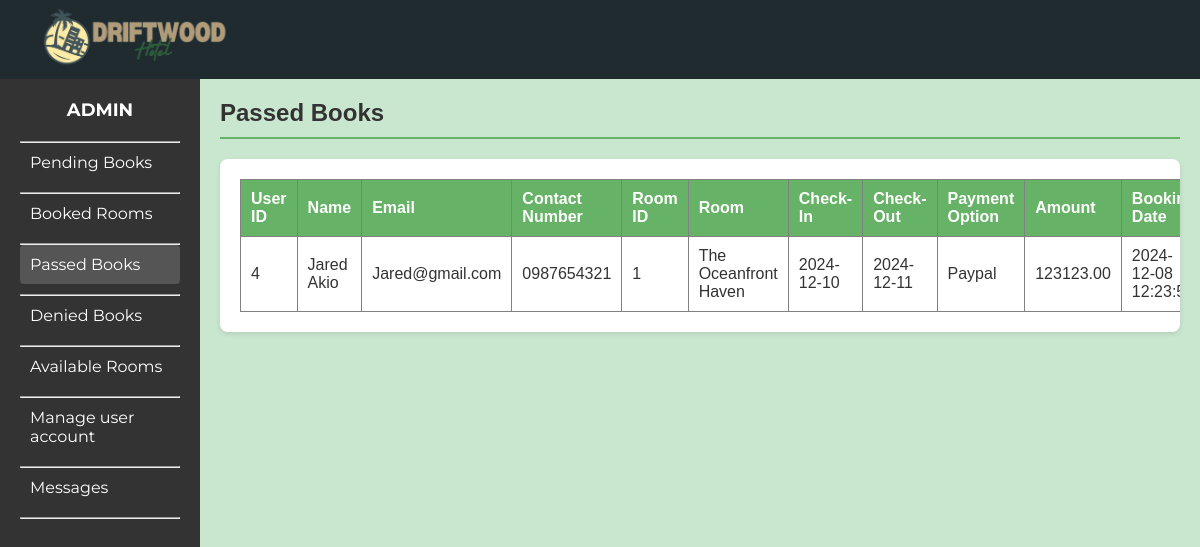
The page /adminpages/pass_books.php on the database its author committed.
### tables this page shows
CREATE TABLE `pass_books` (
  `id` int(11) NOT NULL,
  `user_id` int(11) DEFAULT NULL,
  `full_name` varchar(255) NOT NULL,
  `email` varchar(255) NOT NULL,
  `contact_number` varchar(15) NOT NULL,
  `room_id` int(11) DEFAULT NULL,
  `room` varchar(50) NOT NULL,
  `check_in` date NOT NULL,
  `check_out` date NOT NULL,
  `payment_option` varchar(50) DEFAULT NULL,
  `amount` decimal(10,2) NOT NULL,
  `created_at` timestamp NOT NULL DEFAULT current_timestamp(),
  `approved_at` timestamp NOT NULL DEFAULT current_timestamp() ON UPDATE current_timestamp(),
  `checked_out_at` timestamp NULL DEFAULT NULL,
  `cancelled_at` timestamp NULL DEFAULT NULL
);

### adminpages/db_admin_passed.php (called while the page is built, shortened)
<?php
$conn = new mysqli("localhost", "root", "", "driftwoodhotel");
$sql = "SELECT * FROM pass_books";
$result = $conn->query($sql);
$pass_books = $result->fetch_all(MYSQLI_ASSOC);
?>

### adminpages/pass_books.php (the view, shortened to what this page needs)
<?php
require 'db_admin_passed.php';
?>
<!DOCTYPE html>
<html lang="en">
<head>
    <link rel="stylesheet" href="../css/admindesign.css">
    <link rel="stylesheet" href="../Room-desc.css">
</head>
<body>
<header class="main-header">
    <div class="logo"><img src="../Drifcombieng.png" id="logopic"></div>
</header>
<div class="dashboard">
    <aside class="sidebar">
        <div class="admin-title">ADMIN</div>
        <nav class="menu">
                <hr>
                <a href="../adminpage.php" class="menu-item">Pending Books</a>
                <hr>
                <a href="roombooking.php" class="menu-item">Booked Rooms</a>
                <hr>
                <a href="pass_books.php" class="menu-item active">Passed Books</a>
                <hr>
                <a href="roombooking_denied.php" class="menu-item">Denied Books</a>
                <hr>
                <a href="room_availability.php" class="menu-item">Available Rooms</a>
                <hr>
                <a href="manageuser.php" class="menu-item">Manage user account</a>
                <hr>
                <a href="messages.php" class="menu-item">Messages</a>
                <hr>
            </nav>
    </aside>
    <div class="content">
        <div class="content-header">
            <h2>Passed Books</h2><span class="inactive"></span>
        </div>
        <div class="table-container">
            <table border="1">
                <thead>
                    <tr>
                            <th>User ID</th>
                            <th>Name</th>
                            <th>Email</th>
                            <th>Contact Number</th>
                            <th>Room ID</th>
                            <th>Room</th>
                            <th>Check-In</th>
                            <th>Check-Out</th>
                            <th>Payment Option</th>
                            <th>Amount</th>
                            <th>Booking Date</th>
                    </tr>
                </thead>
                <tbody>
                        <?php if (!empty($pass_books)): ?>
                            <?php foreach ($pass_books as $row): ?>
                                <tr>
                                    <td><?php echo $row['user_id']; ?></td>
                                    <td><?php echo $row['full_name']; ?></td>
                                    <td><?php echo $row['email']; ?></td>
                                    <td><?php echo $row['contact_number']; ?></td>
                                    <td><?php echo $row['room_id']; ?></td>
                                    <td><?php echo $row['room']; ?></td>
                                    <td><?php echo $row['check_in']; ?></td>
                                    <td><?php echo $row['check_out']; ?></td>
                                    <td><?php echo $row['payment_option']; ?></td>
                                    <td><?php echo $row['amount']; ?></td>
                                    <td><?php echo $row['created_at']; ?></td>
                                </tr>
                            <?php endforeach; ?>
                        <?php else: ?>
                            <tr>
                                <td colspan="9">No bookings available.</td>
                            </tr>
                        <?php endif; ?>
                    </tbody>
            </table>
        </div>
    </div>
</div>
</body>
</html>

### css/admindesign.css (style rules this page uses)
*, *::before, *::after { margin: 0; padding: 0; box-sizing: border-box; }
:root { --bg-60-: #202B30; --bg-30-: #384B54; --bg-10-: #FFFFFF; --bg-sub-: whitesmoke; --bg-btn-: #68D2B7; --font-fam-poppins-: "Poppins", sans-serif; --font-fam-montserrat-: "Montserrat", sans-serif; }
html { scroll-behavior: smooth; }
body { margin: 0; font-family: Arial, sans-serif; background-color: #e6f3e6; overflow-x: hidden; }
.main-header { display: flex; align-items: center; padding: 10px; background-color: #66b266; }
.main-header .logo img { height: 50px; }
.dashboard { display: flex; height: 100vh; overflow-x: hidden; }
.admin-title { text-align: center; font-family: 'Montserrat'; }
.sidebar { width: 200px; background-color: #333; color: white; height: 100vh; padding: 20px; box-sizing: border-box; }
.sidebar .admin-title { font-size: 18px; font-weight: bold; margin-bottom: 20px; }
.sidebar .menu .menu-item { display: block; color: white; text-decoration: none; padding: 10px; margin-bottom: 10px; border-radius: 4px; font-family: 'Montserrat'; }
.sidebar .menu .menu-item:hover, .sidebar .menu .menu-item.active { background-color: #555; }
.content { flex: 1; padding: 20px; box-sizing: border-box; background-color: #C9E6CF; overflow-x: auto; }
.content-header { display: flex; justify-content: space-between; align-items: center; border-bottom: 2px solid #66b266; padding-bottom: 10px; margin-bottom: 20px; }
.content-header h2 { color: #333; margin: 0; }
.table-container { background-color: white; padding: 20px; border-radius: 8px; box-shadow: 0 2px 5px rgba(0, 0, 0, 0.1); overflow-x: auto; }
table { width: 100%; border-collapse: collapse; table-layout: auto; }
thead th { background-color: #66b266; color: white; padding: 10px; text-align: left; }
tbody td { padding: 10px; border-bottom: 1px solid #ddd; word-wrap: break-word; }
tbody tr:last-child td { border-bottom: none; }

### Room-desc.css (style rules this page uses)
*, *::before, *::after { margin: 0; padding: 0; box-sizing: border-box; }
:root { --bg-60-: #202B30; --bg-30-: #384B54; --bg-10-: #FFFFFF; --bg-sub-: whitesmoke; --bg-btn-: #68D2B7; --font-fam-poppins-: "Poppins", sans-serif; --font-fam-montserrat-: "Montserrat", sans-serif; }
html { scroll-behavior: smooth; }
body { background-color: #ACB9B6; color: #333; }
.main-header { width: 100%; height: 79px; background: #202b30; display: flex; justify-content: space-between; align-items: center; padding: 0 40px; box-sizing: border-box; }
#logopic { width: 12em; height: auto; }
a { color: inherit; text-decoration: none; }
header { font-family: var(--font-fam-montserrat-); background-color: var(--bg-60-); display: flex; flex-direction: column; justify-content: space-evenly; align-items: center; color: white; }
* { box-sizing: border-box; }
@media screen and (min-width: 60em) { header { flex-direction: row; } }

### rows shown on the page
pass_books: user "4", full_name "Jared Akio", email "Jared@gmail.com", contact_number "0987654321", room "1", room "The Oceanfront Haven", check_in "2024-12-10", check_out "2024-12-11", payment_option "Paypal", amount "123123.00", created_at "2024-12-08…"
